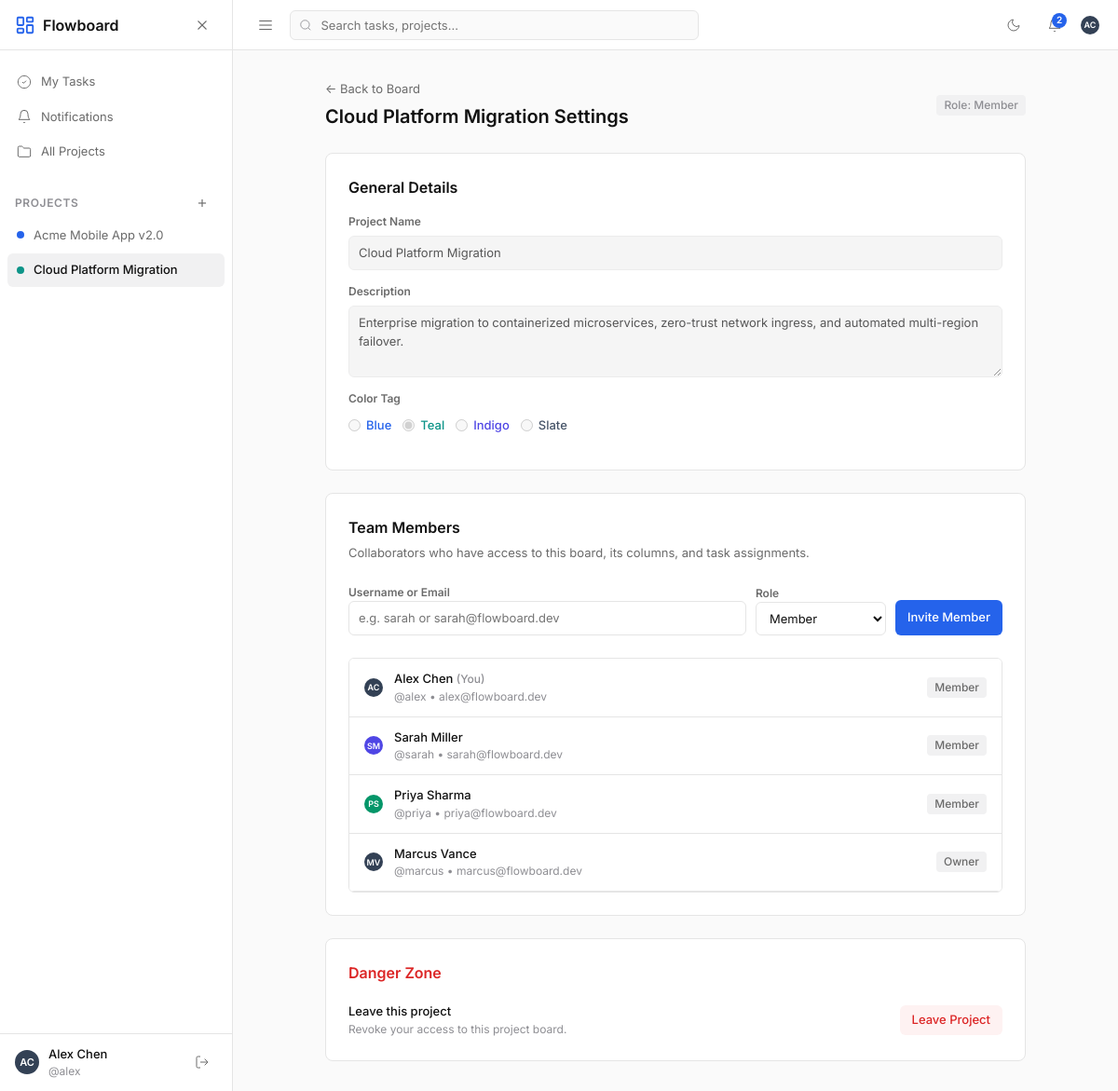
The app's page /projects/2/settings/ (signed in), older data.
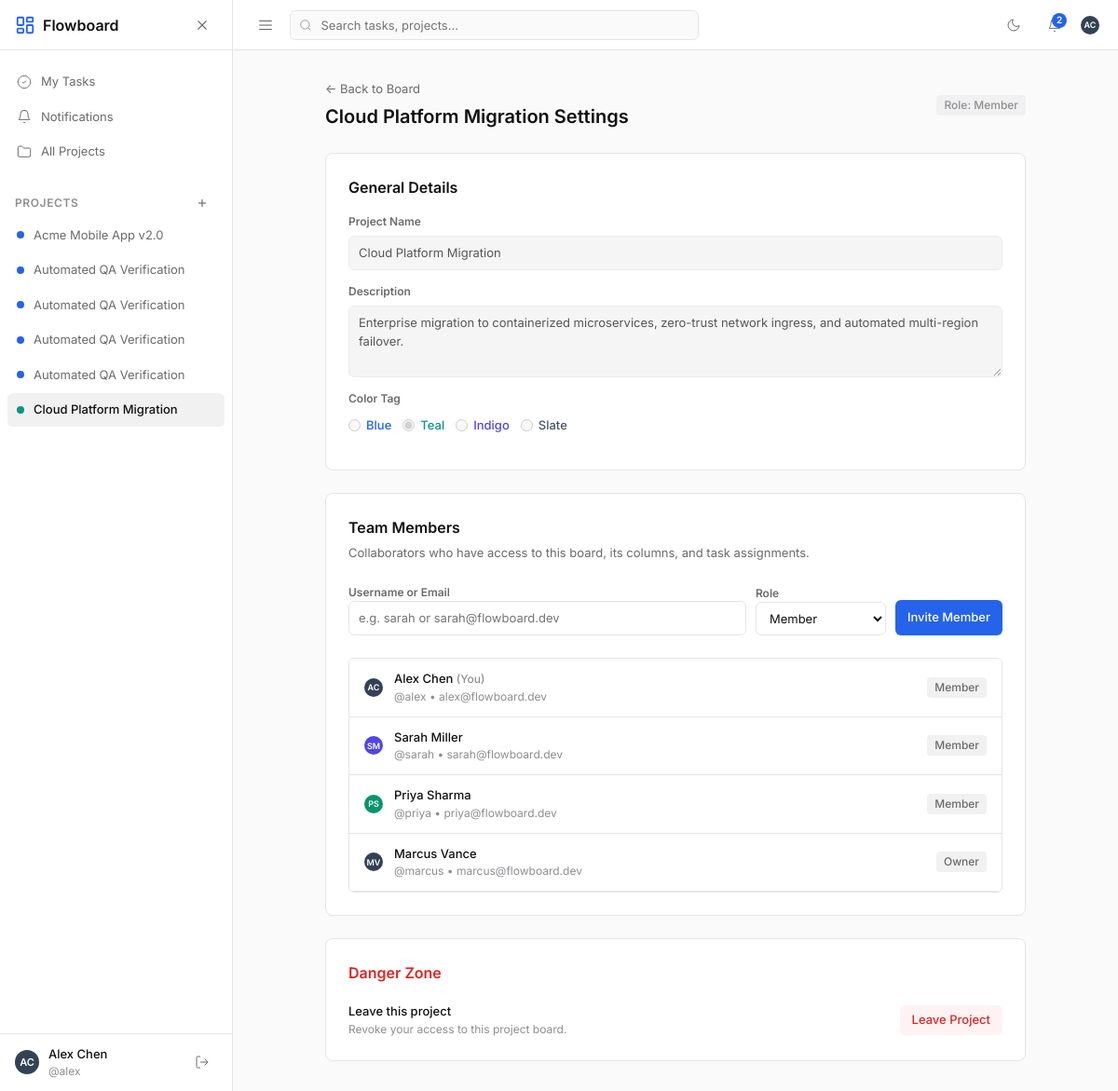
The same page, newer data.
### projects/models.py (models this page shows, shortened)
class Project(models.Model):
    name = models.CharField(max_length=120)
    description = models.TextField(blank=True)
    color = models.CharField(max_length=20, default='#2563EB')
    owner = models.ForeignKey(User, on_delete=models.CASCADE, related_name='owned_projects')
    created_at = models.DateTimeField(auto_now_add=True)
    updated_at = models.DateTimeField(auto_now=True)
    class Meta:
        ordering = ['-created_at']
    def is_owner(self, user):
        if not user or not user.is_authenticated:
            return False
        return self.owner_id == user.id
    def is_member(self, user):
        if not user or not user.is_authenticated:
            return False
        if self.is_owner(user):
            return True
        return self.memberships.filter(user=user).exists()
    def get_user_role(self, user):
        if not user or not user.is_authenticated:
            return None
        if self.owner_id == user.id:
            return 'owner'
        membership = self.memberships.filter(user=user).first()
        return membership.role if membership else None

class ProjectMember(models.Model):
    ROLE_CHOICES = [
        ('owner', 'Owner'),
        ('member', 'Member'),
    ]
    project = models.ForeignKey(Project, on_delete=models.CASCADE, related_name='memberships')
    user = models.ForeignKey(User, on_delete=models.CASCADE, related_name='project_memberships')
    role = models.CharField(max_length=20, choices=ROLE_CHOICES, default='member')
    joined_at = models.DateTimeField(auto_now_add=True)
    class Meta:
        unique_together = ('project', 'user')
        ordering = ['joined_at']

### accounts/models.py (models this page shows, shortened)
class Profile(models.Model):
    user = models.OneToOneField(User, on_delete=models.CASCADE, related_name='profile')
    display_name = models.CharField(max_length=100, blank=True)
    avatar = models.ImageField(upload_to='avatars/', blank=True, null=True)
    theme_preference = models.CharField(
        max_length=10,
        choices=[('light', 'Light'), ('dark', 'Dark')],
        default='light'
    )
    created_at = models.DateTimeField(auto_now_add=True)
    updated_at = models.DateTimeField(auto_now=True)
    @property
    def name(self):
        return self.display_name.strip() or self.user.username
    @property
    def initials(self):
        name = self.name.strip()
        parts = name.split()
        if len(parts) >= 2:
            return f"{parts[0][0]}{parts[1][0]}".upper()
        elif parts:
            return parts[0][:2].upper()
        return "FB"
    @property
    def avatar_color(self):
        colors = [
            '#2563EB', '#475569', '#0D9488', '#4F46E5', '#0284C7',
            '#64748B', '#059669', '#334155', '#3B82F6', '#1E293B'
        ]
        hash_val = int(hashlib.md5(self.user.username.encode('utf-8')).hexdigest(), 16)
        return colors[hash_val % len(colors)]
    @property
    def avatar_url(self):
        if self.avatar:
            try:
                return self.avatar.url
            except Exception:
                pass
        return None

### projects/views.py (the view, shortened to what this page needs)
# urls.py: path('<int:project_id>/settings/', views.project_settings_view, name='project_settings'),
@login_required
def project_settings_view(request, project_id):
    project, role = get_project_and_membership(project_id, request.user)
    if not project:
        return render(request, '403.html', status=403)
    memberships = project.memberships.select_related('user__profile').all().order_by('role', 'joined_at')
    labels = project.labels.all().order_by('name')
    return render(request, 'projects/project_settings.html', {
        'project': project,
        'user_role': role,
        'is_owner': role == 'owner',
        'memberships': memberships,
        'labels': labels,
    })

### core/context_processors.py (called while the page is built)
def global_context(request):
    if not request.user.is_authenticated:
        return {
            'global_projects': [],
            'unread_notifications_count': 0,
            'active_theme': 'light',
        }
    member_project_ids = ProjectMember.objects.filter(user=request.user).values_list('project_id', flat=True)
    projects = Project.objects.filter(
        Q(owner=request.user) | Q(id__in=member_project_ids)
    ).distinct().order_by('name')
    unread_count = Notification.objects.filter(
        recipient=request.user,
        is_read=False
    ).count()
    theme = 'light'
    if hasattr(request.user, 'profile'):
        theme = request.user.profile.theme_preference
    return {
        'global_projects': projects,
        'unread_notifications_count': unread_count,
        'active_theme': theme,
    }

### projects/views.py (called while the page is built)
def get_project_and_membership(project_id, user):
    project = get_object_or_404(Project, id=project_id)
    if not project.is_member(user):
        return None, None
    role = project.get_user_role(user)
    return project, role

### templates/projects/project_settings.html (shortened to what the changed rows need)
{% extends 'base.html' %}
{% block content %}
<div style="max-width: 800px; margin: 32px auto; width: 100%; padding: 0 24px;">
  <div style="display: flex; align-items: center; justify-content: space-between; margin-bottom: 24px;">
    <div>
      <div style="display: flex; align-items: center; gap: 8px; margin-bottom: 4px;">
        <a href="{% url 'projects:project_board' project.id %}" style="font-size: 13px; color: var(--text-secondary);">&larr; Back to Board</a>
      </div>
      <h1 style="font-size: 20px; font-weight: 600; color: var(--text-primary);">{{ project.name }} Settings</h1>
    </div>
    <span style="font-size: 12px; font-weight: 500; color: var(--text-muted); background-color: var(--bg-subtle); padding: 2px 8px; border-radius: var(--radius-sm);">
      Role: {{ user_role|capfirst }}
    </span>
  </div>
  <div style="display: flex; flex-direction: column; gap: 24px;">
    <div style="background-color: var(--bg-surface); border: 1px solid var(--border); border-radius: var(--radius-lg); padding: 24px;">
      <h2 style="font-size: 16px; font-weight: 600; margin-bottom: 16px;">General Details</h2>
      <form method="POST" action="{% url 'projects:project_settings' project.id %}" id="projectSettingsForm">
        <div class="form-group">
          <label class="form-label" for="projNameInput">Project Name</label>
          <input type="text" name="name" id="projNameInput" class="form-input" value="{{ project.name }}" {% if not is_owner %}disabled style="opacity: 0.7; background-color: var(--bg-subtle);"{% endif %} required>
        </div>
        <div class="form-group">
          <label class="form-label" for="projDescInput">Description</label>
          <textarea name="description" id="projDescInput" class="form-textarea" rows="3" {% if not is_owner %}disabled style="opacity: 0.7; background-color: var(--bg-subtle);"{% endif %}>{{ project.description }}</textarea>
        </div>
        <div class="form-group">
          <div style="display: flex; gap: 12px; align-items: center; margin-top: 4px;">
            <label style="display: flex; align-items: center; gap: 6px; font-size: 13px; cursor: pointer;">
              <input type="radio" name="color" value="#2563EB" {% if project.color == '#2563EB' %}checked{% endif %} {% if not is_owner %}disabled{% endif %} style="accent-color: #2563EB;">
              <span style="color: #2563EB; font-weight: 500;">Blue</span>
            </label>
            <label style="display: flex; align-items: center; gap: 6px; font-size: 13px; cursor: pointer;">
              <input type="radio" name="color" value="#0D9488" {% if project.color == '#0D9488' %}checked{% endif %} {% if not is_owner %}disabled{% endif %} style="accent-color: #0D9488;">
              <span style="color: #0D9488; font-weight: 500;">Teal</span>
            </label>
            <label style="display: flex; align-items: center; gap: 6px; font-size: 13px; cursor: pointer;">
              <input type="radio" name="color" value="#4F46E5" {% if project.color == '#4F46E5' %}checked{% endif %} {% if not is_owner %}disabled{% endif %} style="accent-color: #4F46E5;">
              <span style="color: #4F46E5; font-weight: 500;">Indigo</span>
            </label>
            <label style="display: flex; align-items: center; gap: 6px; font-size: 13px; cursor: pointer;">
              <input type="radio" name="color" value="#475569" {% if project.color == '#475569' %}checked{% endif %} {% if not is_owner %}disabled{% endif %} style="accent-color: #475569;">
              <span style="color: #475569; font-weight: 500;">Slate</span>
            </label>
          </div>
        </div>
      </form>
    </div>
    <div style="background-color: var(--bg-surface); border: 1px solid var(--border); border-radius: var(--radius-lg); padding: 24px;">
      <h2 style="font-size: 16px; font-weight: 600; margin-bottom: 6px;">Team Members</h2>
      <div style="border: 1px solid var(--border); border-radius: var(--radius-md); overflow: hidden;" id="membersListContainer">
        {% for m in memberships %}
        <div style="display: flex; align-items: center; justify-content: space-between; padding: 12px 16px; border-bottom: 1px solid var(--border); background-color: var(--bg-surface);" id="memberRow-{{ m.user.id }}">
          <div style="display: flex; align-items: center; gap: 12px;">
            <div class="avatar avatar-sm" style="background-color: {{ m.user.profile.avatar_color|default:'#2563EB' }};">
              {% if m.user.profile.avatar_url %}
              <img src="{{ m.user.profile.avatar_url }}" alt="{{ m.user.profile.name }}">
              {% else %}
              <span>{{ m.user.profile.initials }}</span>
              {% endif %}
            </div>
            <div>
              <div style="font-size: 13px; font-weight: 500; color: var(--text-primary);">
                {{ m.user.profile.name }}
                {% if m.user.id == request.user.id %}<span style="color: var(--text-muted); font-size: 12px;">(You)</span>{% endif %}
              </div>
              <div style="font-size: 12px; color: var(--text-muted);">@{{ m.user.username }} &bull; {{ m.user.email }}</div>
            </div>
          </div>
          <div style="display: flex; align-items: center; gap: 12px;">
            <span style="font-size: 12px; font-weight: 500; background-color: var(--bg-subtle); padding: 2px 8px; border-radius: var(--radius-sm); color: var(--text-secondary);">
              {{ m.role|capfirst }}
            </span>
          </div>
        </div>
        {% endfor %}
      </div>
    </div>
    <div style="background-color: var(--bg-surface); border: 1px solid var(--border); border-radius: var(--radius-lg); padding: 24px;">
      <h2 style="font-size: 16px; font-weight: 600; color: var(--danger); margin-bottom: 6px;">Danger Zone</h2>
    </div>
  </div>
</div>
{% endblock %}

### templates/base.html (shortened to what the changed rows need)
<!DOCTYPE html>
<html lang="en" data-theme="{{ active_theme|default:'light' }}">
<head>
  <link rel="stylesheet" href="/static/css/tokens.css">
  <link rel="stylesheet" href="/static/css/style.css">
</head>
<body>
  {% if user.is_authenticated %}
  <div class="app-layout">
    <aside class="app-sidebar" id="appSidebar">
      <div class="sidebar-scroll">
        <div class="sidebar-section">
          <div class="sidebar-nav" id="sidebarProjectsList">
            {% for p in global_projects %}
            <a href="{% url 'projects:project_board' p.id %}" class="nav-item {% if project and project.id == p.id %}active{% endif %}" id="sidebarProj-{{ p.id }}">
              <span class="project-tag-dot" style="background-color: {{ p.color|default:'#2563EB' }};"></span>
              <span style="overflow: hidden; text-overflow: ellipsis; white-space: nowrap;">{{ p.name }}</span>
            </a>
            {% empty %}
            <div style="padding: 8px 10px; font-size: 13px; color: var(--text-muted);">No projects yet.</div>
            {% endfor %}
          </div>
        </div>
      </div>
    </aside>
    <div class="app-main">
      <main style="flex: 1; display: flex; flex-direction: column; min-height: 0; overflow-y: auto;">
        {% block content %}{% endblock %}
      </main>
    </div>
  </div>
  {% else %}
  <main style="min-height: 100vh;">
    {% block auth_content %}{% endblock %}
  </main>
  {% endif %}
</body>
</html>

Row changes from the older to the newer data that the page shows:
added Project: name "Automated QA Verification"
added Project: name "Automated QA Verification"
added Project: name "Automated QA Verification"
added Project: name "Automated QA Verification"
